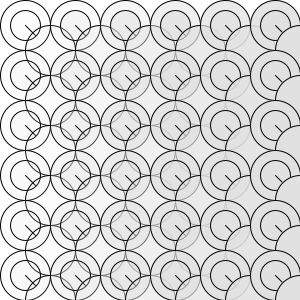
Frame 1 (no input)
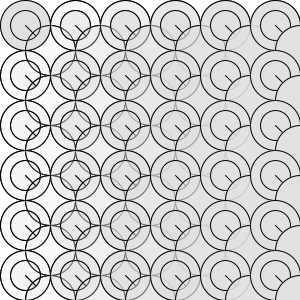
Frame 2 (the mouse pressed at the canvas centre, redrawn once)

The Processing sketch that drew these frames (run headless with seeded random() and noise(); the mouse was pressed at the canvas centre and the sketch redrawn once):

// Processing sketch: processing_85556
// ── processing_85556.pde

void setup()
{
  size(300, 300); 
  background(255); 
  smooth();
}

void draw() 
{

  for (int posX = 25; posX<width; posX = posX+50)
  {

    for (int posY = 25; posY<height; posY = posY+50)
    {
      ellipse(posX, posY, 50, 50);
      fill(225,posX);
      ellipse(posX,posY,30,30);
      line(posX,posY,posX+10,posY+10);
      ellipse(posX+25,posY+25,50,50);}
  }
  noLoop();
}
